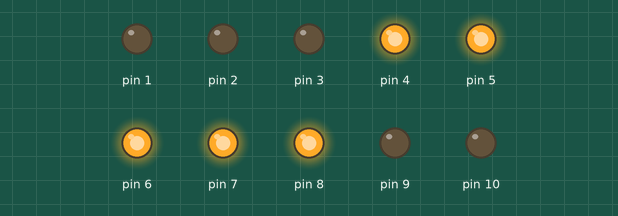
The sketch below on a simulated Arduino Uno, built with avr-gcc and run on an emulated ATmega328P. Shown: output pins drawn as LEDs (lit = HIGH). Random numbers use the default seed unless the sketch sets one.

Above: at 0.1 s.
At 4.92 s:
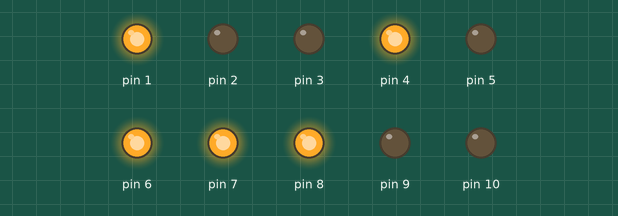
At 9.95 s:
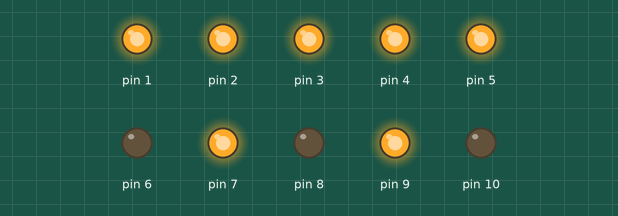
At 20.0 s:
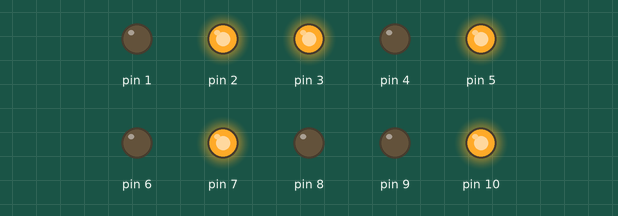
At 29.85 s:
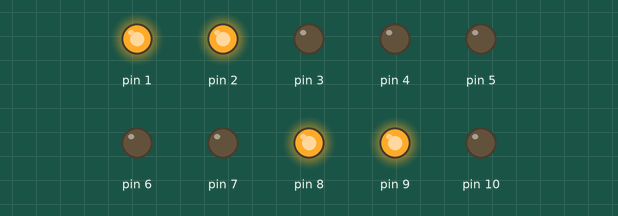
At 39.9 s:
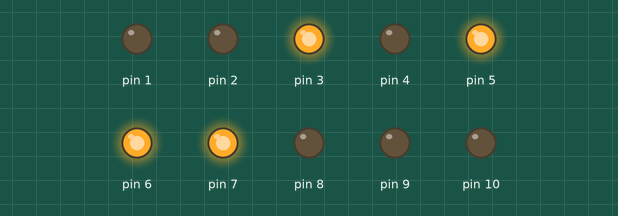
Timing chart, 0 to 40.0 s (numbered marks = the images above):
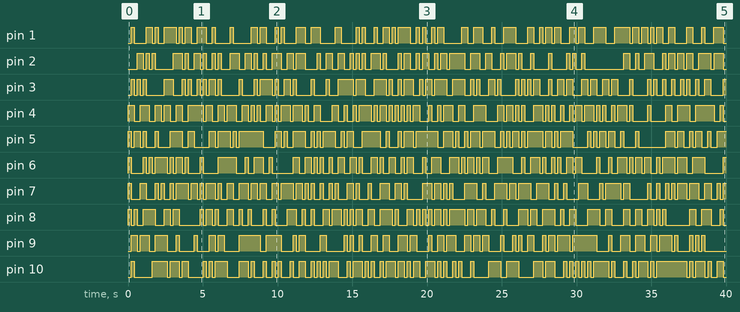

Measured:
- by itself, pin 1: LOW → HIGH at 0.20 s, → LOW 0.20 s later, → HIGH 0.80 s later, → LOW 0.40 s later, … (92 changes in this stretch)
- by itself, pin 2: LOW → HIGH at 0.60 s, → LOW 0.40 s later, → HIGH 0.20 s later, → LOW 0.20 s later, … (100 changes in this stretch)
- by itself, pin 3: LOW → HIGH at 0.20 s, → LOW 0.20 s later, → HIGH 0.20 s later, → LOW 0.20 s later, … (105 changes in this stretch)
- by itself, pin 4: LOW → HIGH at 0.00 s, → LOW 0.40 s later, → HIGH 0.40 s later, → LOW 0.60 s later, … (110 changes in this stretch)
- by itself, pin 5: LOW → HIGH at 0.00 s, → LOW 0.20 s later, → HIGH 0.20 s later, → LOW 0.40 s later, … (95 changes in this stretch)
- by itself, pin 6: LOW → HIGH at 0.00 s, → LOW 0.20 s later, → HIGH 0.80 s later, → LOW 0.20 s later, … (101 changes in this stretch)
- by itself, pin 7: LOW → HIGH at 0.00 s, → LOW 0.20 s later, → HIGH 0.60 s later, → LOW 0.40 s later, … (105 changes in this stretch)
- by itself, pin 8: LOW → HIGH at 0.00 s, → LOW 0.20 s later, → HIGH 0.20 s later, → LOW 0.20 s later, … (100 changes in this stretch)

The sketch:

bai1.ino
```cpp
void setup() {
  for(int i=1;i<11;i++){
    pinMode(i,OUTPUT);
  }
}

void loop() {
  for(int i=1;i<11;i++){
    int num =random(1,11);
    if(num%2==0){
      digitalWrite(i,LOW);
    }
    else{
      digitalWrite(i,HIGH);
    }
  }
  delay(200);
}
```
